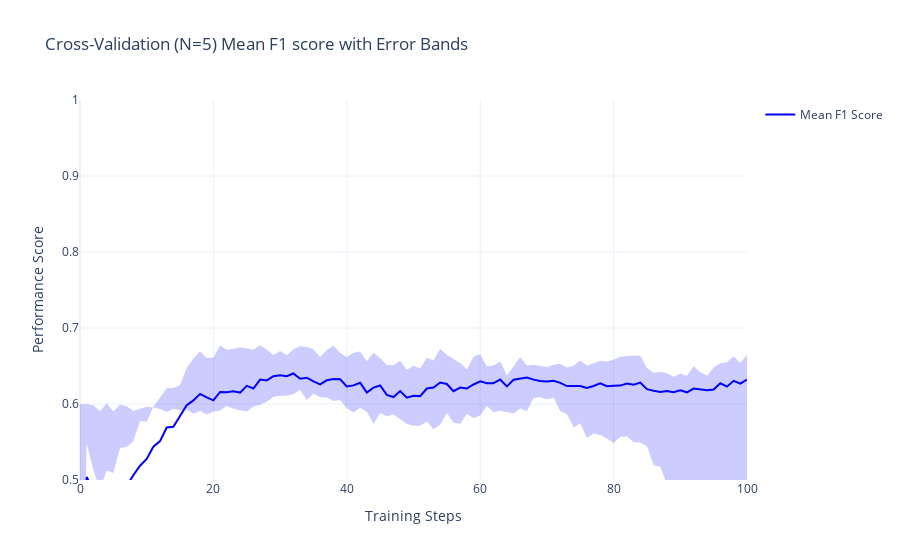
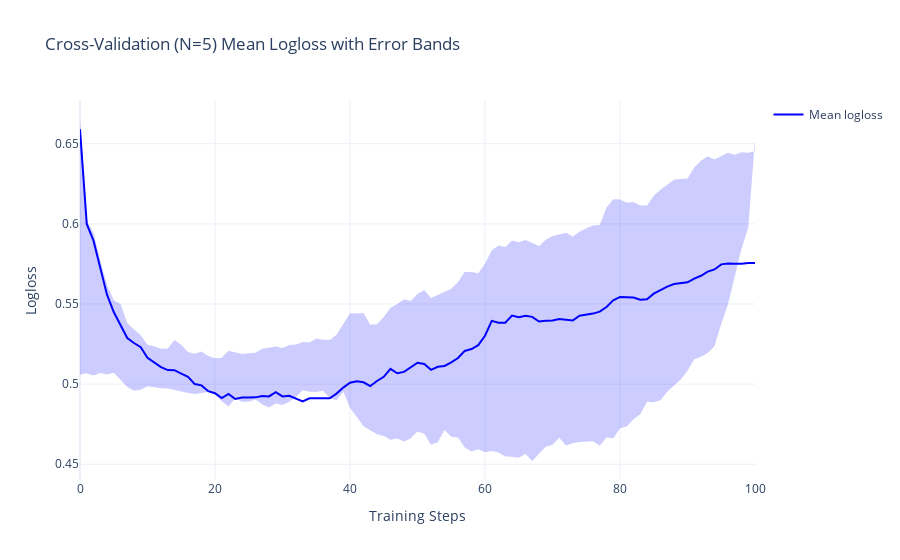

Notebook code cell kept with these figures, in order:
### Markdown cell above
Fit model on full dataset:

### Code cell
from ARISA_DSML.train import train

model_path, model_params_path = train(X_train, y_train, categorical_indices, params, cv_results=cv_results)

### Figure 1 — Plotly figure (JSON) as saved in the notebook; plotly's stock layout.template omitted (floating-point values rounded to 4 significant figures; data arrays with more than 128 entries replaced by an {"elided": "..."} marker saying what was removed)
{"data": [{"line": {"color": "blue"}, "mode": "lines", "name": "Mean F1 Score", "type": "scatter", "x": [0, 1, 2, 3, 4, 5, 6, 7, 8, 9, 10, 11, 12, 13, 14, 15, 16, 17, 18, 19, 20, 21, 22, 23, 24, 25, 26, 27, 28, 29, 30, 31, 32, 33, 34, 35, 36, 37, 38, 39, 40, 41, 42, 43, 44, 45, 46, 47, 48, 49, 50, 51, 52, 53, 54, 55, 56, 57, 58, 59, 60, 61, 62, 63, 64, 65, 66, 67, 68, 69, 70, 71, 72, 73, 74, 75, 76, 77, 78, 79, 80, 81, 82, 83, 84, 85, 86, 87, 88, 89, 90, 91, 92, 93, 94, 95, 96, 97, 98, 99, 100], "y": [0.05926, 0.5041, 0.4854, 0.4539, 0.4701, 0.4807, 0.4952, 0.4924, 0.5062, 0.5188, 0.5277, 0.5437, 0.5512, 0.5691, 0.5701, 0.5844, 0.5984, 0.6047, 0.6133, 0.6087, 0.6048, 0.6159, 0.6155, 0.6168, 0.615, 0.6238, 0.6204, 0.6322, 0.6311, 0.6365, 0.6379, 0.6366, 0.6402, 0.6332, 0.6346, 0.6297, 0.6259, 0.6312, 0.6328, 0.6324, 0.6232, 0.6245, 0.6279, 0.6149, 0.6216, 0.6244, 0.612, 0.6092, 0.617, 0.6083, 0.6109, 0.6104, 0.6204, 0.6218, 0.6283, 0.6263, 0.6168, 0.6216, 0.6204, 0.6257, 0.6298, 0.6274, 0.6273, 0.6323, 0.6232, 0.632, 0.6334, 0.6348, 0.6321, 0.6303, 0.6296, 0.6305, 0.6278, 0.6236, 0.6236, 0.6237, 0.6212, 0.6237, 0.6272, 0.6235, 0.6242, 0.6242, 0.627, 0.6255, 0.6283, 0.6195, 0.6174, 0.6158, 0.617, 0.6156, 0.6181, 0.6154, 0.6204, 0.6196, 0.6182, 0.619, 0.6273, 0.6228, 0.6305, 0.6269, 0.6323]}, {"fill": "toself", "fillcolor": "rgba(0, 0, 255, 0.2)", "line": {"color": "rgba(255, 255, 255, 0)"}, "showlegend": false, "type": "scatter", "x": {"elided": "202 int values"}, "y": {"elided": "202 float values"}}], "layout": {"title": {"text": "Cross-Validation (N=5) Mean F1 score with Error Bands"}, "xaxis": {"title": {"text": "Training Steps"}}, "yaxis": {"range": [0.5, 1], "title": {"text": "Performance Score"}}}}

### Figure 2 — Plotly figure (JSON) as saved in the notebook; plotly's stock layout.template omitted (floating-point values rounded to 4 significant figures; data arrays with more than 128 entries replaced by an {"elided": "..."} marker saying what was removed)
{"data": [{"line": {"color": "blue"}, "mode": "lines", "name": "Mean logloss", "type": "scatter", "x": [0, 1, 2, 3, 4, 5, 6, 7, 8, 9, 10, 11, 12, 13, 14, 15, 16, 17, 18, 19, 20, 21, 22, 23, 24, 25, 26, 27, 28, 29, 30, 31, 32, 33, 34, 35, 36, 37, 38, 39, 40, 41, 42, 43, 44, 45, 46, 47, 48, 49, 50, 51, 52, 53, 54, 55, 56, 57, 58, 59, 60, 61, 62, 63, 64, 65, 66, 67, 68, 69, 70, 71, 72, 73, 74, 75, 76, 77, 78, 79, 80, 81, 82, 83, 84, 85, 86, 87, 88, 89, 90, 91, 92, 93, 94, 95, 96, 97, 98, 99, 100], "y": [0.659, 0.6, 0.5895, 0.5723, 0.5558, 0.545, 0.537, 0.5288, 0.5256, 0.523, 0.5165, 0.5132, 0.5106, 0.5088, 0.5087, 0.5066, 0.5045, 0.5, 0.4992, 0.4956, 0.4943, 0.4913, 0.4939, 0.4907, 0.4916, 0.4917, 0.4917, 0.4926, 0.4923, 0.495, 0.4923, 0.4927, 0.4907, 0.4892, 0.4912, 0.4912, 0.4912, 0.4912, 0.4941, 0.4978, 0.5009, 0.5017, 0.5011, 0.4987, 0.502, 0.5046, 0.5095, 0.5068, 0.5076, 0.5104, 0.5133, 0.5125, 0.5089, 0.5108, 0.5113, 0.5136, 0.5163, 0.5207, 0.5219, 0.5243, 0.5302, 0.5395, 0.5383, 0.5384, 0.5427, 0.5418, 0.5426, 0.542, 0.5391, 0.5396, 0.5397, 0.5406, 0.54, 0.5397, 0.5427, 0.5431, 0.544, 0.5452, 0.5481, 0.5523, 0.5544, 0.5542, 0.554, 0.5527, 0.553, 0.5565, 0.5589, 0.5609, 0.5625, 0.5631, 0.5635, 0.5659, 0.5676, 0.5702, 0.5715, 0.5747, 0.5752, 0.5751, 0.5751, 0.5756, 0.5755]}, {"fill": "toself", "fillcolor": "rgba(0, 0, 255, 0.2)", "line": {"color": "rgba(255, 255, 255, 0)"}, "showlegend": false, "type": "scatter", "x": {"elided": "202 int values"}, "y": {"elided": "202 float values"}}], "layout": {"title": {"text": "Cross-Validation (N=5) Mean Logloss with Error Bands"}, "xaxis": {"title": {"text": "Training Steps"}}, "yaxis": {"title": {"text": "Logloss"}}}}
